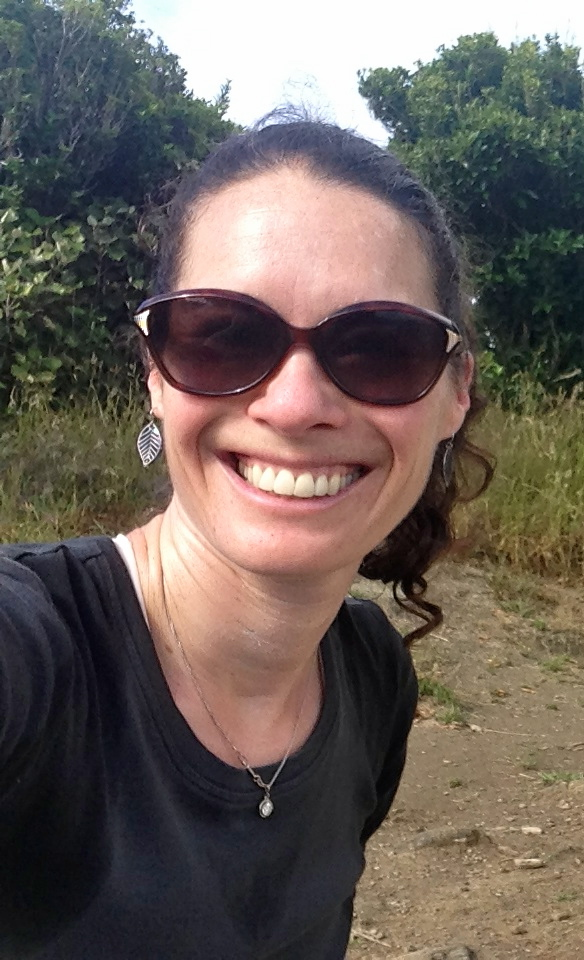
#> input picture 1.4/woman.jpg, 584 x 960 px
$ python 1.4.3.py
#> lines starting #> are read from the running program, lines starting #| are printed output that depends on the picture; after the words box and inside, x2 and y2 are one past the last pixel; in counts of white or black regions, pixels touching at a corner belong together
import matplotlib.pyplot as plt
import os.path
import numpy as np
from PIL import Image

'''Read the image data'''
# Get the directory of this python script
directory = os.path.dirname(os.path.abspath(__file__))

# Build an absolute filename from directory + filename
filename = os.path.join(directory, 'woman.jpg')

# Read the image data into an array
# So plt wasn't working so I imported another thing and it seems to work
imgOrigin = Image.open(filename)
#> imgOrigin is the input picture: PIL image 584x960 RGB; mean R, G, B 107.1, 96.6, 90.4
imgOrigin.load()
img = np.asarray( imgOrigin, dtype="int32" )

'''Show the image data'''
# Create figure with 1 subplot
fig, ax = plt.subplots(1, 3)
# Show the image data in a subplot

# Make a rectangle of pixels yellow

ax[0].imshow(img, interpolation='none')
height = len(img)
#> height = 960
width = len(img[0])
#> width = 584
for r in range(155):
 for c in range(width):
    if sum(img[r][c])>500: # brightness R+G+B goes up to 3*255=765
        img[r][c]=[255,0,255] # red + green = yellow
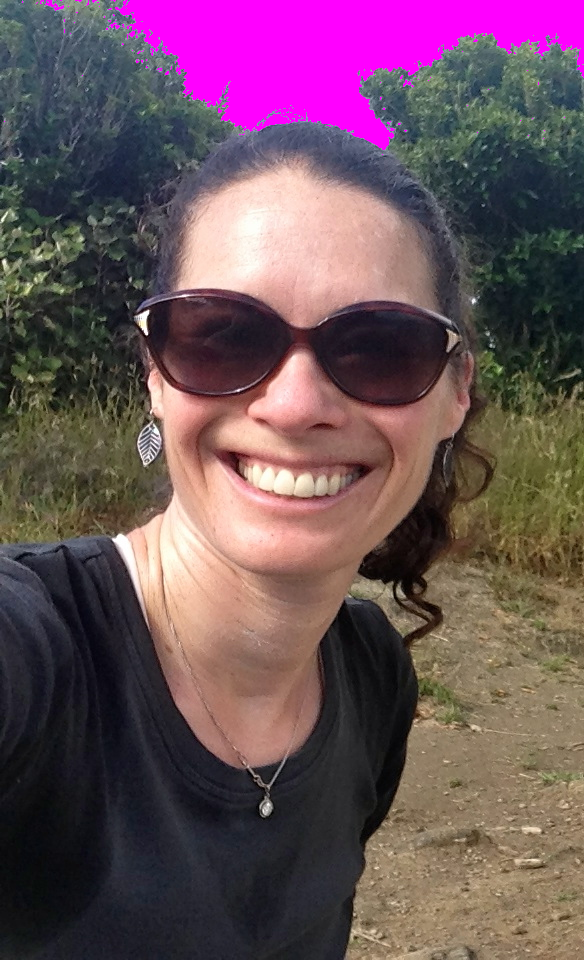
#> img: shape (960, 584, 3) int32; mean R, G, B 107.7, 80.3, 90.7

ax[1].imshow(img, interpolation='none')

for r in range(420, 460):
 for c in range(130, 170):
    if sum(img[r][c])>400: # brightness R+G+B goes up to 3*255=765
        img[r][c]=[0,255,0] # red + green = yellow
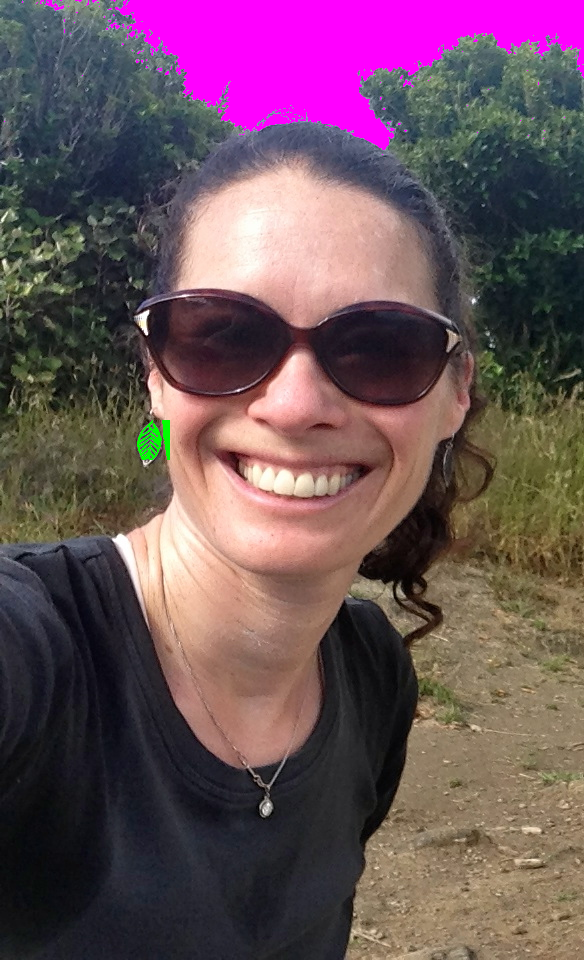
#> img: shape (960, 584, 3) int32; 0.12% of pixels changed, all inside (x1, y1, x2, y2) = (137, 420, 170, 460)
ax[2].imshow(img, interpolation='none')

fig.show()
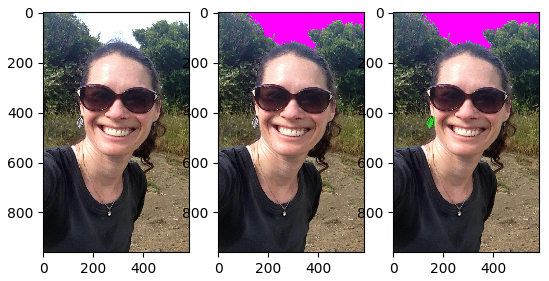
#> figure drawn by matplotlib, 3 panels

$ run again, with 1.4/faceForSummativeWha.jpg copied over 1.4/woman.jpg
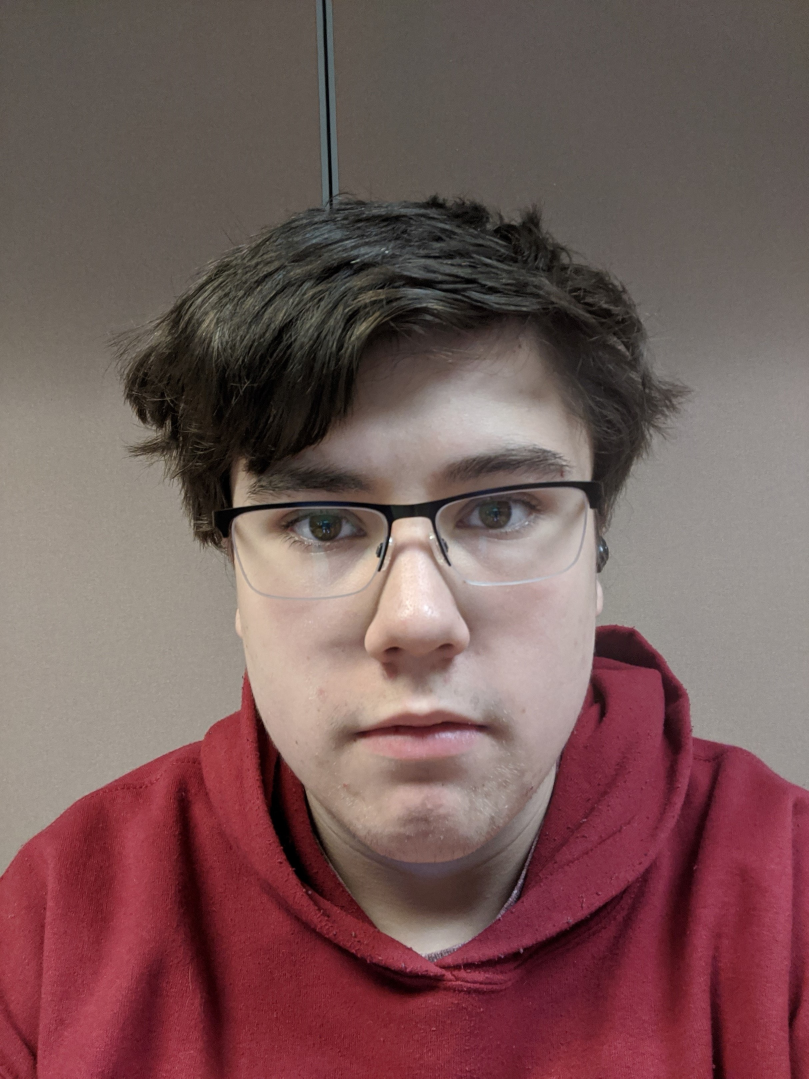
#> input picture 1.4/faceForSummativeWha.jpg, 2426 x 3235 px (shown at 1/3 size)
#> imgOrigin is the input picture: PIL image 2426x3235 RGB; mean R, G, B 118.7, 89.7, 88.7
#> height = 3235
#> width = 2426
#> `fig.show()`:
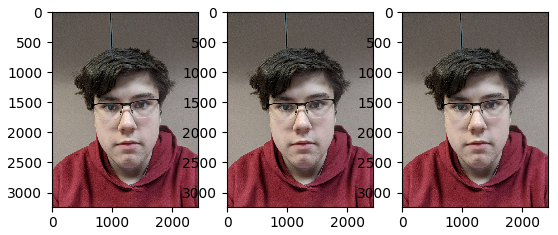
#> figure drawn by matplotlib, 3 panels
